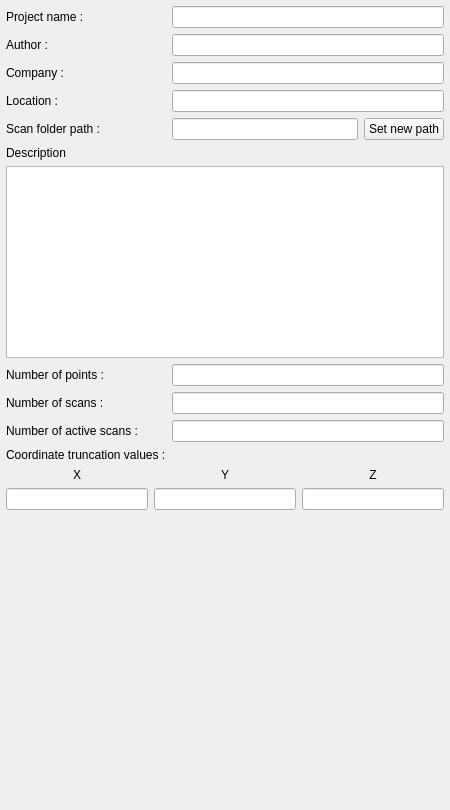
<?xml version="1.0" encoding="UTF-8"?>
<ui version="4.0">
 <class>PropertyProject</class>
 <widget class="QWidget" name="PropertyProject">
  <property name="geometry">
   <rect>
    <x>0</x>
    <y>0</y>
    <width>450</width>
    <height>810</height>
   </rect>
  </property>
  <property name="sizePolicy">
   <sizepolicy hsizetype="Preferred" vsizetype="Preferred">
    <horstretch>0</horstretch>
    <verstretch>0</verstretch>
   </sizepolicy>
  </property>
  <property name="maximumSize">
   <size>
    <width>600</width>
    <height>16777215</height>
   </size>
  </property>
  <property name="windowTitle">
   <string>Project properties</string>
  </property>
  <layout class="QGridLayout" name="gridLayout">
   <property name="leftMargin">
    <number>6</number>
   </property>
   <property name="topMargin">
    <number>6</number>
   </property>
   <property name="rightMargin">
    <number>6</number>
   </property>
   <property name="bottomMargin">
    <number>6</number>
   </property>
   <item row="2" column="0">
    <widget class="QLabel" name="label_3">
     <property name="text">
      <string>Company :</string>
     </property>
    </widget>
   </item>
   <item row="8" column="0">
    <widget class="QLabel" name="label_7">
     <property name="text">
      <string>Number of scans :</string>
     </property>
    </widget>
   </item>
   <item row="5" column="0">
    <widget class="QLabel" name="label_6">
     <property name="text">
      <string>Description</string>
     </property>
    </widget>
   </item>
   <item row="12" column="0">
    <widget class="QLabel" name="label_9">
     <property name="text">
      <string>Coordinate truncation values :</string>
     </property>
    </widget>
   </item>
   <item row="10" column="0">
    <widget class="QLabel" name="label_8">
     <property name="text">
      <string>Number of active scans :</string>
     </property>
    </widget>
   </item>
   <item row="3" column="0">
    <widget class="QLabel" name="label_5">
     <property name="text">
      <string>Location :</string>
     </property>
    </widget>
   </item>
   <item row="1" column="0">
    <widget class="QLabel" name="label_2">
     <property name="text">
      <string>Author :</string>
     </property>
    </widget>
   </item>
   <item row="7" column="0">
    <widget class="QLabel" name="label_4">
     <property name="text">
      <string>Number of points :</string>
     </property>
    </widget>
   </item>
   <item row="4" column="1" colspan="3">
    <widget class="QRegExpEdit" name="lineEditCustomScanFolder"/>
   </item>
   <item row="0" column="0">
    <widget class="QLabel" name="label">
     <property name="text">
      <string>Project name :</string>
     </property>
    </widget>
   </item>
   <item row="3" column="1" colspan="4">
    <widget class="QLineEdit" name="LocationInfield"/>
   </item>
   <item row="2" column="1" colspan="4">
    <widget class="QLineEdit" name="CompanyInfield"/>
   </item>
   <item row="1" column="1" colspan="4">
    <widget class="QLineEdit" name="AuthorInfield">
     <property name="enabled">
      <bool>true</bool>
     </property>
     <property name="readOnly">
      <bool>true</bool>
     </property>
    </widget>
   </item>
   <item row="0" column="1" colspan="4">
    <widget class="QLineEdit" name="ProjectNameInfield">
     <property name="enabled">
      <bool>true</bool>
     </property>
     <property name="readOnly">
      <bool>true</bool>
     </property>
    </widget>
   </item>
   <item row="6" column="0" colspan="5">
    <widget class="QPlainTextEdit" name="DescInfield">
     <property name="sizePolicy">
      <sizepolicy hsizetype="Ignored" vsizetype="Preferred">
       <horstretch>0</horstretch>
       <verstretch>0</verstretch>
      </sizepolicy>
     </property>
    </widget>
   </item>
   <item row="7" column="1" colspan="4">
    <widget class="QLineEdit" name="PointsCountField">
     <property name="enabled">
      <bool>true</bool>
     </property>
     <property name="readOnly">
      <bool>true</bool>
     </property>
    </widget>
   </item>
   <item row="8" column="1" colspan="4">
    <widget class="QLineEdit" name="ScansCountField">
     <property name="enabled">
      <bool>true</bool>
     </property>
     <property name="readOnly">
      <bool>true</bool>
     </property>
    </widget>
   </item>
   <item row="10" column="1" colspan="4">
    <widget class="QLineEdit" name="ScansActiveCountField">
     <property name="enabled">
      <bool>true</bool>
     </property>
     <property name="readOnly">
      <bool>true</bool>
     </property>
    </widget>
   </item>
   <item row="13" column="0" colspan="5">
    <layout class="QGridLayout" name="gridLayout_2">
     <item row="0" column="2">
      <widget class="QLabel" name="label_12">
       <property name="text">
        <string>Z</string>
       </property>
       <property name="alignment">
        <set>Qt::AlignCenter</set>
       </property>
      </widget>
     </item>
     <item row="0" column="0">
      <widget class="QLabel" name="label_10">
       <property name="text">
        <string>X</string>
       </property>
       <property name="alignment">
        <set>Qt::AlignCenter</set>
       </property>
      </widget>
     </item>
     <item row="0" column="1">
      <widget class="QLabel" name="label_11">
       <property name="text">
        <string>Y</string>
       </property>
       <property name="alignment">
        <set>Qt::AlignCenter</set>
       </property>
      </widget>
     </item>
     <item row="1" column="0">
      <widget class="QDoubleEdit" name="xTruncValue">
       <property name="enabled">
        <bool>true</bool>
       </property>
       <property name="readOnly">
        <bool>true</bool>
       </property>
      </widget>
     </item>
     <item row="1" column="1">
      <widget class="QDoubleEdit" name="yTruncValue">
       <property name="enabled">
        <bool>true</bool>
       </property>
       <property name="readOnly">
        <bool>true</bool>
       </property>
      </widget>
     </item>
     <item row="1" column="2">
      <widget class="QDoubleEdit" name="zTruncValue">
       <property name="enabled">
        <bool>true</bool>
       </property>
       <property name="readOnly">
        <bool>true</bool>
       </property>
      </widget>
     </item>
    </layout>
   </item>
   <item row="16" column="0" colspan="5">
    <spacer name="verticalSpacer">
     <property name="orientation">
      <enum>Qt::Vertical</enum>
     </property>
     <property name="sizeHint" stdset="0">
      <size>
       <width>0</width>
       <height>0</height>
      </size>
     </property>
    </spacer>
   </item>
   <item row="4" column="0">
    <widget class="QLabel" name="label_13">
     <property name="text">
      <string>Scan folder path :</string>
     </property>
    </widget>
   </item>
   <item row="4" column="4">
    <widget class="QPushButton" name="pushButtonCustomScanFolder">
     <property name="text">
      <string>Set new path</string>
     </property>
    </widget>
   </item>
  </layout>
 </widget>
 <customwidgets>
  <customwidget>
   <class>QDoubleEdit</class>
   <extends>QLineEdit</extends>
   <header>qdoubleedit.h</header>
  </customwidget>
  <customwidget>
   <class>QRegExpEdit</class>
   <extends>QLineEdit</extends>
   <header>regexpedit.h</header>
  </customwidget>
 </customwidgets>
 <tabstops>
  <tabstop>ProjectNameInfield</tabstop>
  <tabstop>AuthorInfield</tabstop>
  <tabstop>CompanyInfield</tabstop>
  <tabstop>LocationInfield</tabstop>
  <tabstop>DescInfield</tabstop>
  <tabstop>PointsCountField</tabstop>
  <tabstop>ScansCountField</tabstop>
  <tabstop>ScansActiveCountField</tabstop>
 </tabstops>
 <resources>
  <include location="../../../openscantools.qrc"/>
 </resources>
 <connections/>
</ui>
